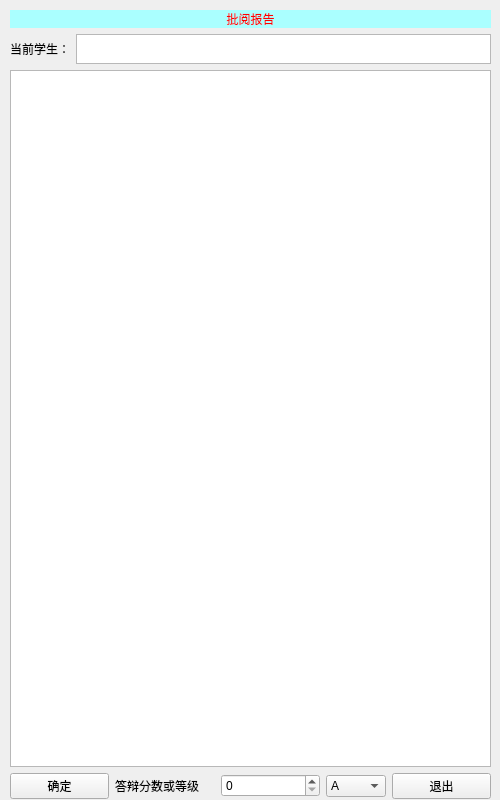
<?xml version="1.0" encoding="UTF-8"?>
<ui version="4.0">
 <class>submitScore</class>
 <widget class="QWidget" name="submitScore">
  <property name="geometry">
   <rect>
    <x>0</x>
    <y>0</y>
    <width>500</width>
    <height>800</height>
   </rect>
  </property>
  <property name="windowTitle">
   <string>批阅报告</string>
  </property>
  <widget class="QWidget" name="layoutWidget">
   <property name="geometry">
    <rect>
     <x>10</x>
     <y>10</y>
     <width>481</width>
     <height>789</height>
    </rect>
   </property>
   <layout class="QVBoxLayout" name="verticalLayout">
    <item>
     <widget class="QLabel" name="label">
      <property name="sizePolicy">
       <sizepolicy hsizetype="Preferred" vsizetype="Fixed">
        <horstretch>0</horstretch>
        <verstretch>0</verstretch>
       </sizepolicy>
      </property>
      <property name="styleSheet">
       <string notr="true">font: 36pt &quot;微软雅黑&quot;;
background-color: rgb(170, 255, 255);
color: rgb(255, 0, 0);</string>
      </property>
      <property name="text">
       <string>批阅报告</string>
      </property>
      <property name="alignment">
       <set>Qt::AlignCenter</set>
      </property>
     </widget>
    </item>
    <item>
     <layout class="QHBoxLayout" name="horizontalLayout_2">
      <item>
       <widget class="QLabel" name="label_2">
        <property name="text">
         <string>当前学生：</string>
        </property>
       </widget>
      </item>
      <item>
       <widget class="QTextBrowser" name="textBrowser_2">
        <property name="maximumSize">
         <size>
          <width>16777215</width>
          <height>30</height>
         </size>
        </property>
       </widget>
      </item>
     </layout>
    </item>
    <item>
     <widget class="QTextBrowser" name="textBrowser">
      <property name="minimumSize">
       <size>
        <width>0</width>
        <height>600</height>
       </size>
      </property>
     </widget>
    </item>
    <item>
     <layout class="QHBoxLayout" name="horizontalLayout">
      <item>
       <widget class="QPushButton" name="pushButton">
        <property name="text">
         <string>确定</string>
        </property>
       </widget>
      </item>
      <item>
       <widget class="QLabel" name="label_3">
        <property name="minimumSize">
         <size>
          <width>90</width>
          <height>0</height>
         </size>
        </property>
        <property name="text">
         <string>答辩分数或等级</string>
        </property>
       </widget>
      </item>
      <item>
       <widget class="QSpinBox" name="spinBox"/>
      </item>
      <item>
       <widget class="QComboBox" name="comboBox">
        <property name="maximumSize">
         <size>
          <width>60</width>
          <height>16777215</height>
         </size>
        </property>
        <item>
         <property name="text">
          <string>A</string>
         </property>
        </item>
        <item>
         <property name="text">
          <string>B</string>
         </property>
        </item>
        <item>
         <property name="text">
          <string>C</string>
         </property>
        </item>
        <item>
         <property name="text">
          <string>D</string>
         </property>
        </item>
        <item>
         <property name="text">
          <string>不及格</string>
         </property>
        </item>
       </widget>
      </item>
      <item>
       <widget class="QPushButton" name="pushButton_2">
        <property name="text">
         <string>退出</string>
        </property>
       </widget>
      </item>
     </layout>
    </item>
   </layout>
  </widget>
 </widget>
 <resources/>
 <connections/>
</ui>
